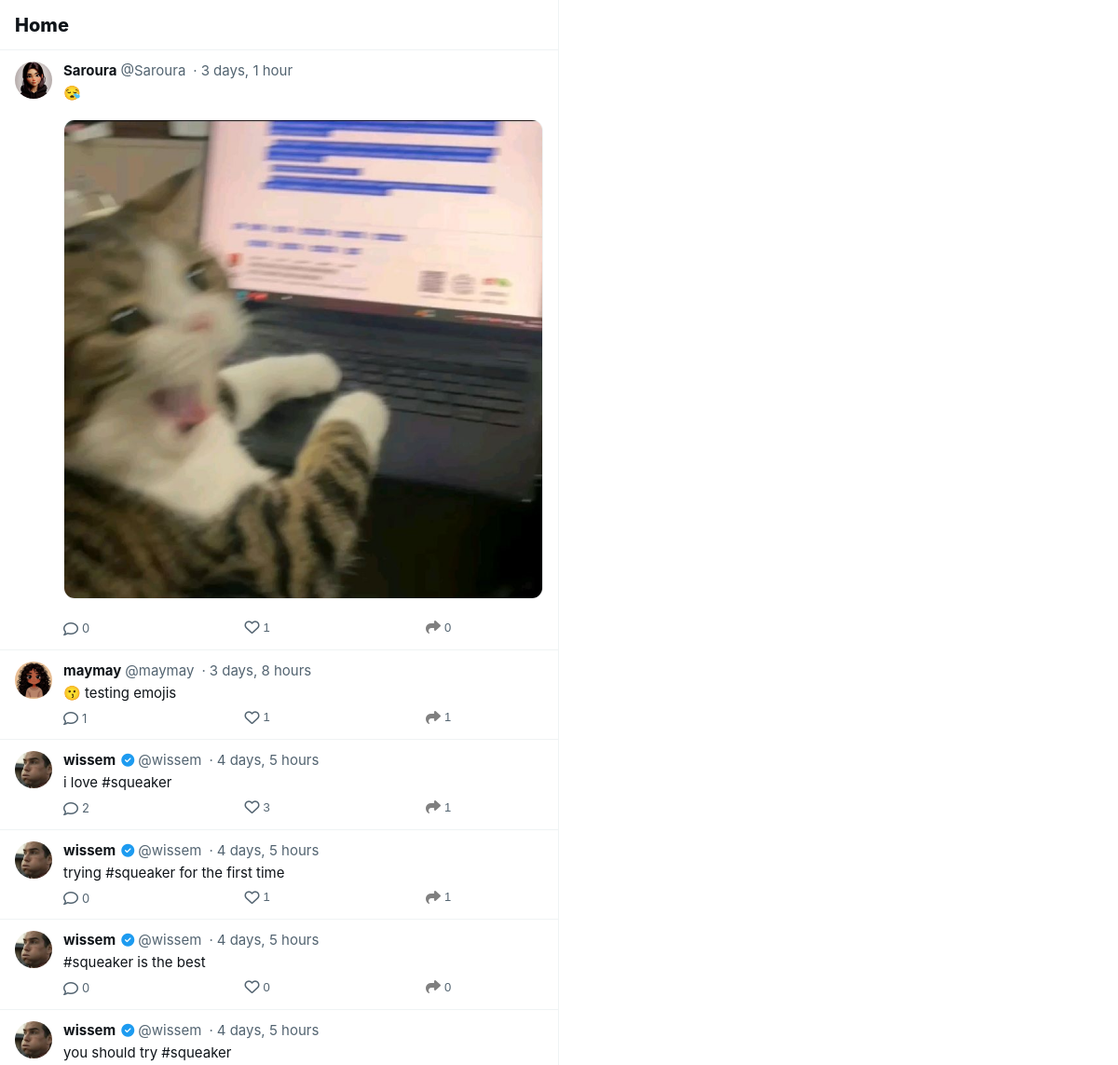
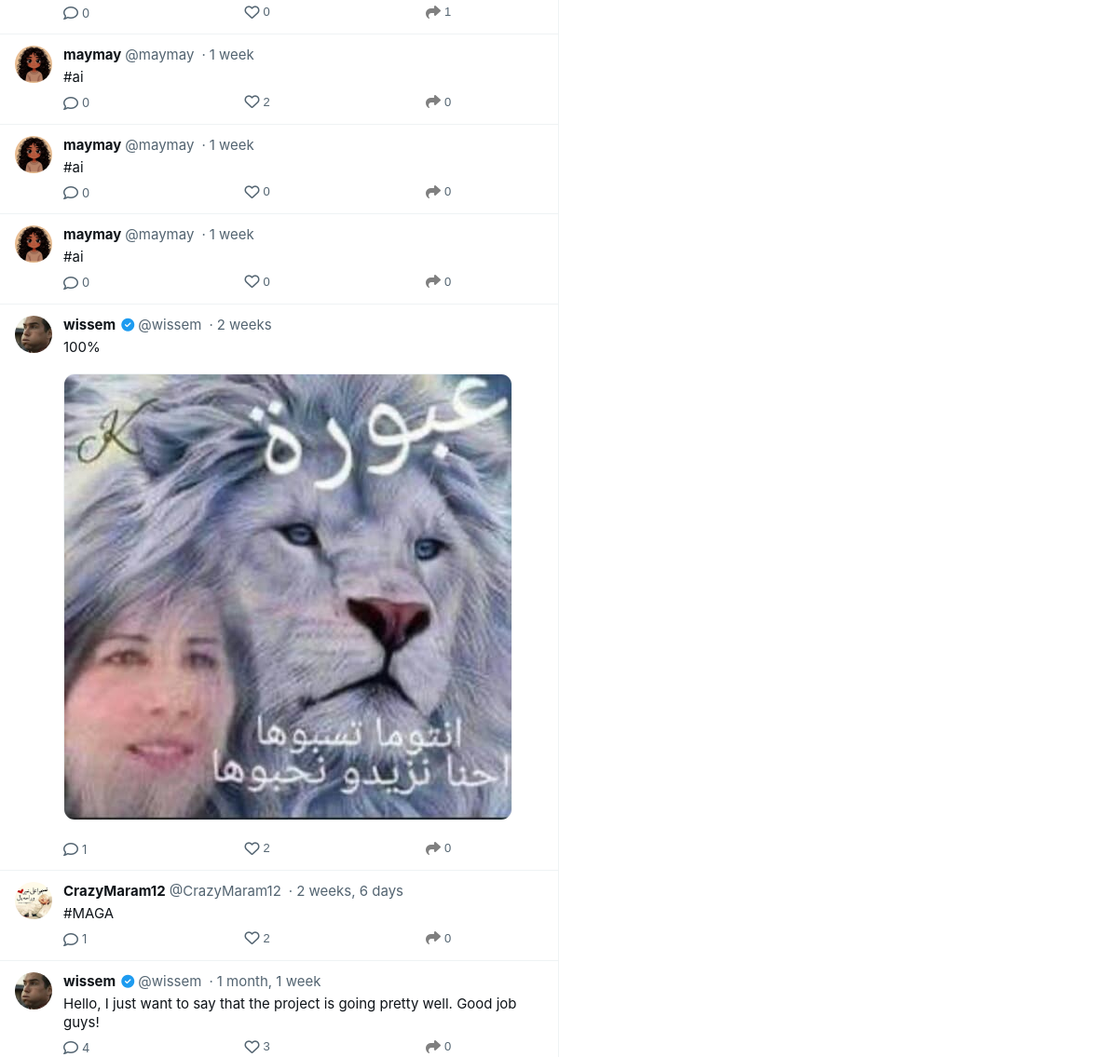
Page /home/ (upper part) on the earlier database version (2 pictures, top to bottom).
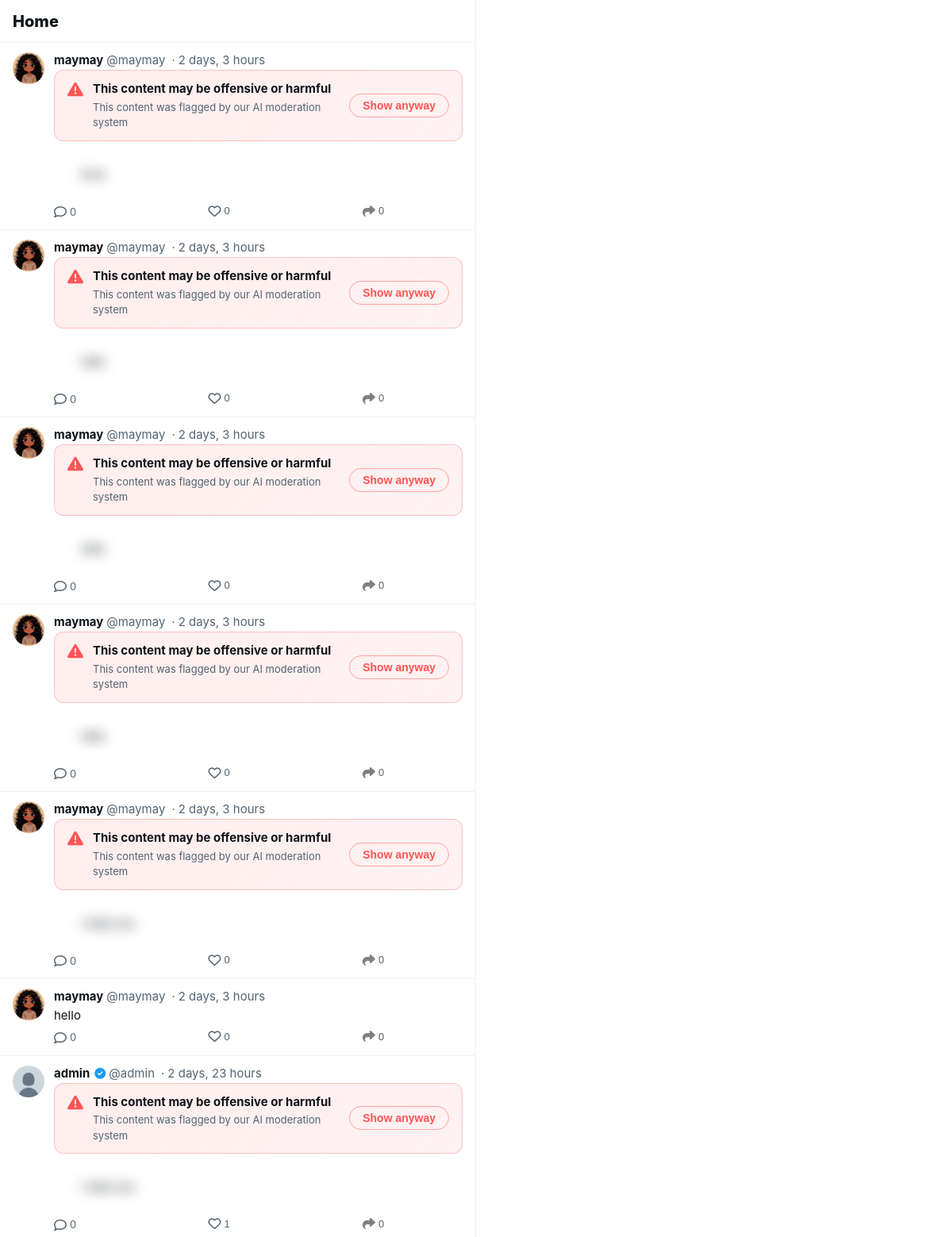
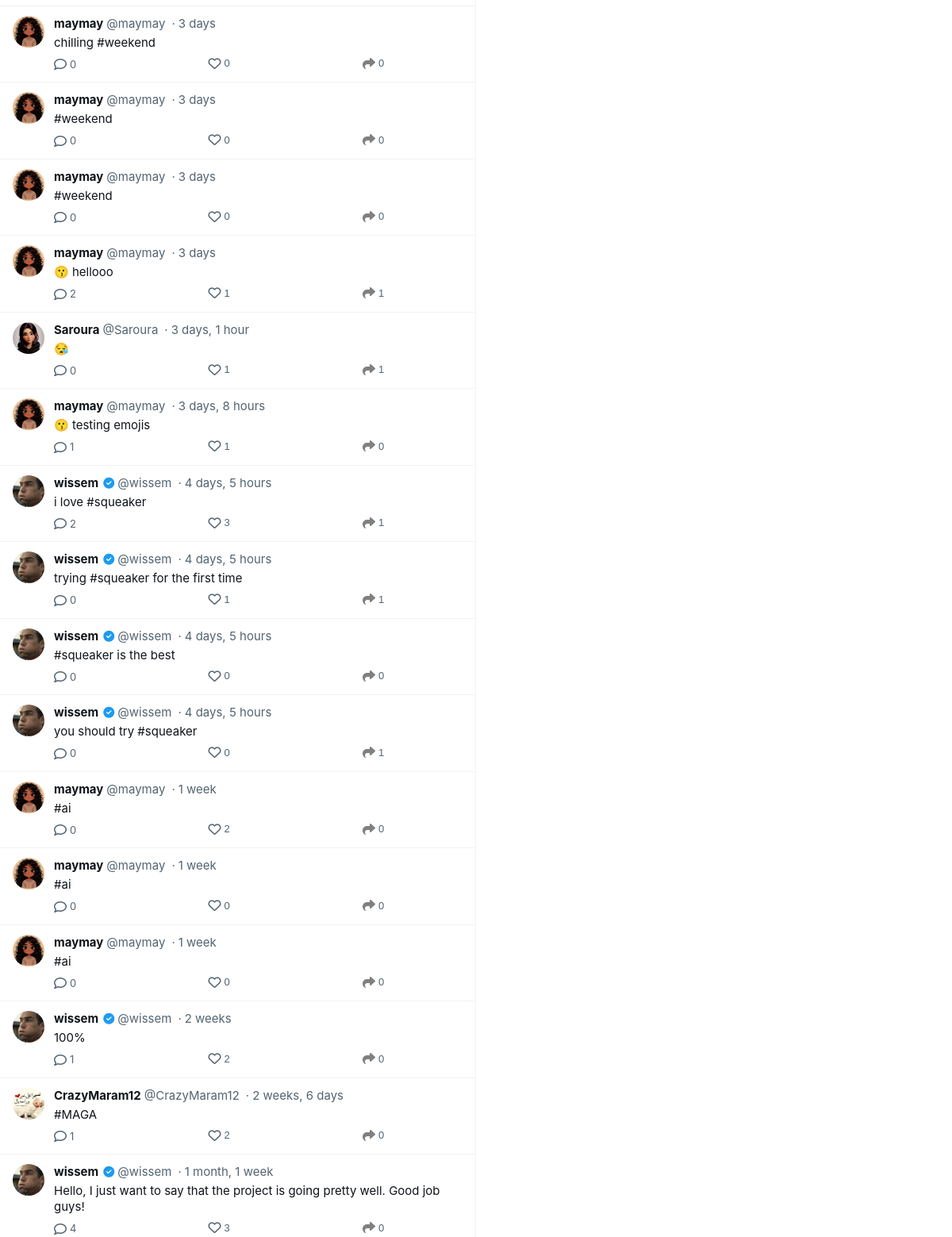
Same page on the later database version (2 pictures, top to bottom).
### musker/models.py (models this page shows, shortened)
class Meep(models.Model):
    user = models.ForeignKey(User, related_name="meeps", on_delete=models.CASCADE)
    body = models.CharField(max_length=200)
    image = models.ImageField(upload_to='meep_images/', null=True, blank=True)  # ← THIS LINE MUST BE HERE
    created_at = models.DateTimeField(auto_now_add=True)
    likes = models.ManyToManyField(User, related_name="meep_like", blank=True)
    hashtags = models.ManyToManyField('Hashtag', related_name="meeps", blank=True)
    is_toxic = models.BooleanField(default=False)
    is_borderline = models.BooleanField(default=False)
    toxicity_score = models.FloatField(default=0.0)
    toxicity_label = models.CharField(max_length=20, default='safe')
    def number_of_likes(self):
        return self.likes.count()
    def should_blur(self):
        return self.is_toxic or self.is_borderline
    def get_warning_message(self):
        if self.is_toxic:
            return "This content may be offensive or harmful"
        elif self.is_borderline:
            return "This content may be sensitive"
        return None
    class Meta:
        ordering = ['-created_at']

class Profile(models.Model):
    user = models.OneToOneField(User, on_delete=models.CASCADE)
    follows = models.ManyToManyField("self", related_name="followed_by", symmetrical=False, blank=True)
    profile_image = models.ImageField(upload_to='profile_images/', blank=True, null=True)
    cover_image = models.ImageField(upload_to='cover_images/', blank=True, null=True)
    bio = models.TextField(max_length=200, blank=True)
    location = models.CharField(max_length=100, blank=True)
    website = models.URLField(blank=True)
    date_modified = models.DateTimeField(auto_now=True)
    date_created = models.DateTimeField(auto_now_add=True, null=True, blank=True)

### musker/views.py (the view, shortened to what this page needs)
# urls.py: path('home/', views.home, name='home'),
def home(request):
    meeps = Meep.objects.all().order_by("-created_at")
    return render(request, 'home.html', {"meeps": meeps})

### musker/context_processors.py (called while the page is built)
def get_trending_topics(days=1, limit=5, min_meeps=3):
    cache_key = f'trending_topics_{days}_{limit}_{min_meeps}'
    cached = cache.get(cache_key)
    if cached:
        return cached
    time_threshold = timezone.now() - timedelta(days=days)
    trending = Hashtag.objects.filter(
        meephashtag__meep__created_at__gte=time_threshold
    ).annotate(
        meep_count=Count('meephashtag')
    ).filter(
        meep_count__gte=min_meeps
    ).order_by('-meep_count')[:limit]
    cache.set(cache_key, trending, 300)
    return trending

def sidebar_context(request):
    context = {
        'trending_topics': get_trending_topics(days=1, limit=5, min_meeps=3),
    }
    if request.user.is_authenticated:
        context['suggested_profiles'] = get_suggested_profiles(request.user, limit=3)
    return context

### musker/templates/home.html (shortened to what the changed rows need)
{% load static %}
<!DOCTYPE html>
<html lang="en">
<head>
    <link rel="stylesheet" href="https://cdnjs.cloudflare.com/ajax/libs/font-awesome/6.4.0/css/all.min.css">
    <link rel="stylesheet" href="{% static 'assets/css/profile.css' %}">
    <link rel="stylesheet" href="{% static 'assets/css/share-menu.css' %}">
    <link rel="stylesheet" href="{% static 'assets/css/compact-posts.css' %}">
</head>
<body>
<div class="main-container">
    <div class="main-content">
        {% if meeps %}
            {% for meep in meeps %}
            <div class="post-card">
                <div class="post-header">
                    <a href="{% url 'profile' meep.user.pk %}">
                        {% if meep.user.profile.profile_image %}
                            <img src="{{ meep.user.profile.profile_image.url }}" class="post-avatar">
                        {% else %}
                            <img src="https://abs.twimg.com/sticky/default_profile_images/default_profile_400x400.png"
                                 class="post-avatar">
                        {% endif %}
                    </a>
                    <div class="post-content">
                        <div class="post-user-info">
                            <a href="{% url 'profile' meep.user.pk %}" class="post-username">
                                {{ meep.user.username }}
                            </a>
                            {% if meep.user.is_staff %}
                                <i class="fas fa-check-circle"
                                   style="color:var(--primary-color); font-size:14px;"></i>
                            {% endif %}
                            <span class="post-handle">@{{ meep.user.username }}</span>
                            <span class="post-date">{{ meep.created_at|timesince }}</span>
                        </div>
{% if meep.should_blur %}
<div id="toxic-{{ meep.id }}">
    <div class="toxicity-warning" id="warning-{{ meep.id }}">
        <div class="warning-content">
            <i class="fas fa-exclamation-triangle"></i>
            <div>
                <div class="warning-title">{{ meep.get_warning_message }}</div>
                <div class="warning-subtitle">
                    {% if meep.is_toxic %}
                        This content was flagged by our AI moderation system
                    {% else %}
                        Some people may find this content sensitive
                    {% endif %}
                </div>
            </div>
        </div>
        <button class="show-content-btn" onclick="showToxicContent('{{ meep.id }}')">
            Show anyway
        </button>
    </div>
    <div class="post-body blurred-content" id="content-{{ meep.id }}">
        {{ meep.body }}
    </div>
</div>
{% else %}
<div class="post-body">{{ meep.body }}</div>
{% endif %}
                        {% if meep.image %}
                            <img src="{{ meep.image.url }}"
                                 style="max-width:100%; border-radius:12px; margin-top:10px;">
                        {% endif %}
                        <div class="post-actions">
                            <a href="{% url 'meep_show' pk=meep.id %}" class="action-button">
                                <i class="far fa-comment"></i>
                                <span>{{ meep.comments.count }}</span>
                            </a>
                            {% if user in meep.likes.all %}
                                <form method="post" action="{% url 'meep_like' meep.id %}">
                                    {% csrf_token %}
                                    <button type="submit" class="action-button like liked">
                                        <i class="fas fa-heart"></i>
                                        <span>{{ meep.number_of_likes }}</span>
                                    </button>
                                </form>
                            {% else %}
                                <form method="post" action="{% url 'meep_like' meep.id %}">
                                    <button type="submit" class="action-button like">
                                        <i class="far fa-heart"></i>
                                        <span>{{ meep.number_of_likes }}</span>
                                    </button>
                                </form>
                            {% endif %}
                            {% if user in meep.shares.all %}
                                <form method="post" action="{% url 'meep_share' meep.id %}" style="display: inline;">
                                    {% csrf_token %}
                                    <button type="submit" class="action-button like shared">
                                        <i class="fas fa-share" style="color: var(--primary-color);"></i>
                                        <span>{{ meep.shares.count }}</span>
                                    </button>
                                </form>
                            {% else %}
                                <form method="post" action="{% url 'meep_share' meep.id %}" style="display: inline;">
                                    <button type="submit" class="action-button">
                                        <i class="fa-solid fa-share" style="color:gray"></i>
                                        <span>{{ meep.shares.count }}</span>
                                    </button>
                                </form>
                            {% endif %}
                        </div>
                    </div>
                </div>
            </div>
            {% endfor %}
        {% else %}
            <div class="empty-state">
                <i class="far fa-comment"></i>
                <h3>No posts yet</h3>
                <p>When people post, they'll appear here.</p>
            </div>
        {% endif %}
    </div>
</div>
</body>
</html>

Differences in the rows shown:
added Meep: user.profile.profile_image (picture), user.username "maymay", created_at "2 days, 3 hours", get_warning_message "This content may be offensive or harmful", shows "This content was flagged by our AI moderation system", body "fuck", comments.count "0", number_of_likes "0", shares.count "0"
added Meep: user.profile.profile_image (picture), user.username "maymay", created_at "2 days, 3 hours", get_warning_message "This content may be offensive or harmful", shows "This content was flagged by our AI moderation system", body "hate", comments.count "0", number_of_likes "0", shares.count "0"
added Meep: user.profile.profile_image (picture), user.username "maymay", created_at "2 days, 3 hours", get_warning_message "This content may be offensive or harmful", shows "This content was flagged by our AI moderation system", body "hate", comments.count "0", number_of_likes "0", shares.count "0"
added Meep: user.profile.profile_image (picture), user.username "maymay", created_at "2 days, 3 hours", get_warning_message "This content may be offensive or harmful", shows "This content was flagged by our AI moderation system", body "hate", comments.count "0", number_of_likes "0", shares.count "0"
added Meep: user.profile.profile_image (picture), user.username "maymay", created_at "2 days, 3 hours", get_warning_message "This content may be offensive or harmful", shows "This content was flagged by our AI moderation system", body "i hate you", comments.count "0", number_of_likes "0", shares.count "0"
added Meep: user.profile.profile_image (picture), user.username "maymay", created_at "2 days, 3 hours", body "hello", comments.count "0", number_of_likes "0", shares.count "0"
added Meep: user.profile.profile_image (placeholder picture), user.username "admin", created_at "2 days, 23 hours", get_warning_message "This content may be offensive or harmful", shows "This content was flagged by our AI moderation system", body "I hate you", comments.count "0", number_of_likes "1", shares.count "0"
added Meep: user.profile.profile_image (picture), user.username "maymay", created_at "3 days", body "chilling #weekend", comments.count "0", number_of_likes "0", shares.count "0"
added Meep: user.profile.profile_image (picture), user.username "maymay", created_at "3 days", body "#weekend", comments.count "0", number_of_likes "0", shares.count "0"
added Meep: user.profile.profile_image (picture), user.username "maymay", created_at "3 days", body "#weekend", comments.count "0", number_of_likes "0", shares.count "0"
added Meep: user.profile.profile_image (picture), user.username "maymay", created_at "3 days", body "😗 hellooo", comments.count "2", number_of_likes "1", shares.count "1"
changed Meep "3 days, 1 hour": shares.count "0" → "1"; image: picture removed
changed Meep "3 days, 8 hours": shares.count "1" → "0"
changed Meep "2 weeks": image: picture removed
